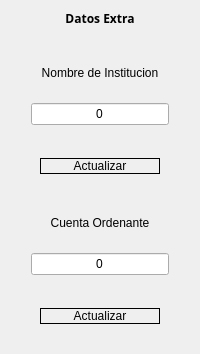
        <widget class="QFrame" name="asd1">
         <property name="maximumSize">
          <size>
           <width>500</width>
           <height>580</height>
          </size>
         </property>
         <property name="styleSheet">
          <string notr="true"/>
         </property>
         <layout class="QHBoxLayout" name="horizontalLayout_45">
          <property name="topMargin">
           <number>5</number>
          </property>
          <item>
           <layout class="QVBoxLayout" name="verticalLayout_16" stretch="0,9">
            <property name="topMargin">
             <number>5</number>
            </property>
            <item>
             <widget class="QLabel" name="label_49">
              <property name="font">
               <font>
                <family>Trebuchet MS</family>
                <weight>75</weight>
                <bold>true</bold>
               </font>
              </property>
              <property name="text">
               <string>Datos Extra</string>
              </property>
              <property name="alignment">
               <set>Qt::AlignCenter</set>
              </property>
             </widget>
            </item>
            <item>
             <layout class="QVBoxLayout" name="verticalLayout_12">
              <property name="spacing">
               <number>20</number>
              </property>
              <property name="leftMargin">
               <number>20</number>
              </property>
              <property name="topMargin">
               <number>20</number>
              </property>
              <property name="rightMargin">
               <number>20</number>
              </property>
              <property name="bottomMargin">
               <number>10</number>
              </property>
              <item>
               <layout class="QVBoxLayout" name="verticalLayout_51" stretch="6,4">
                <property name="spacing">
                 <number>10</number>
                </property>
                <item>
                 <layout class="QVBoxLayout" name="verticalLayout_52" stretch="0,0">
                  <item>
                   <widget class="QLabel" name="label_56">
                    <property name="text">
                     <string>Nombre de Institucion</string>
                    </property>
                    <property name="alignment">
                     <set>Qt::AlignCenter</set>
                    </property>
                   </widget>
                  </item>
                  <item>
                   <widget class="QLineEdit" name="institucion_2">
                    <property name="text">
                     <string>0</string>
                    </property>
                    <property name="alignment">
                     <set>Qt::AlignCenter</set>
                    </property>
                   </widget>
                  </item>
                 </layout>
                </item>
                <item>
                 <widget class="QFrame" name="frame_12">
                  <property name="styleSheet">
                   <string notr="true">border:none;</string>
                  </property>
                  <property name="frameShape">
                   <enum>QFrame::StyledPanel</enum>
                  </property>
                  <property name="frameShadow">
                   <enum>QFrame::Raised</enum>
                  </property>
                  <layout class="QVBoxLayout" name="verticalLayout_53">
                   <item>
                    <spacer name="verticalSpacer_21">
                     <property name="orientation">
                      <enum>Qt::Vertical</enum>
                     </property>
                     <property name="sizeHint" stdset="0">
                      <size>
                       <width>20</width>
                       <height>40</height>
                      </size>
                     </property>
                    </spacer>
                   </item>
                   <item>
                    <widget class="QPushButton" name="update_iupdate_institucion_3">
                     <property name="cursor">
                      <cursorShape>PointingHandCursor</cursorShape>
                     </property>
                     <property name="styleSheet">
                      <string notr="true">border:1px solid #000;</string>
                     </property>
                     <property name="text">
                      <string>Actualizar</string>
                     </property>
                    </widget>
                   </item>
                  </layout>
                 </widget>
                </item>
               </layout>
              </item>
              <item>
               <layout class="QHBoxLayout" name="horizontalLayout_53" stretch="0">
                <property name="spacing">
                 <number>10</number>
                </property>
                <item>
                 <layout class="QVBoxLayout" name="verticalLayout_46" stretch="6,4">
                  <property name="spacing">
                   <number>10</number>
                  </property>
                  <item>
                   <layout class="QVBoxLayout" name="verticalLayout_47" stretch="0,0">
                    <item>
                     <widget class="QLabel" name="label_55">
                      <property name="text">
                       <string>Cuenta Ordenante</string>
                      </property>
                      <property name="alignment">
                       <set>Qt::AlignCenter</set>
                      </property>
                     </widget>
                    </item>
                    <item>
                     <widget class="QLineEdit" name="institucion">
                      <property name="text">
                       <string>0</string>
                      </property>
                      <property name="alignment">
                       <set>Qt::AlignCenter</set>
                      </property>
                     </widget>
                    </item>
                   </layout>
                  </item>
                  <item>
                   <widget class="QFrame" name="frame_11">
                    <property name="styleSheet">
                     <string notr="true">border:none;</string>
                    </property>
                    <property name="frameShape">
                     <enum>QFrame::StyledPanel</enum>
                    </property>
                    <property name="frameShadow">
                     <enum>QFrame::Raised</enum>
                    </property>
                    <layout class="QVBoxLayout" name="verticalLayout_48">
                     <item>
                      <spacer name="verticalSpacer_16">
                       <property name="orientation">
                        <enum>Qt::Vertical</enum>
                       </property>
                       <property name="sizeHint" stdset="0">
                        <size>
                         <width>20</width>
                         <height>40</height>
                        </size>
                       </property>
                      </spacer>
                     </item>
                     <item>
                      <widget class="QPushButton" name="cuenta_ordenante">
                       <property name="cursor">
                        <cursorShape>PointingHandCursor</cursorShape>
                       </property>
                       <property name="styleSheet">
                        <string notr="true">border:1px solid #000;</string>
                       </property>
                       <property name="text">
                        <string>Actualizar</string>
                       </property>
                      </widget>
                     </item>
                    </layout>
                   </widget>
                  </item>
                 </layout>
                </item>
               </layout>
              </item>
             </layout>
            </item>
           </layout>
          </item>
         </layout>
        </widget>
